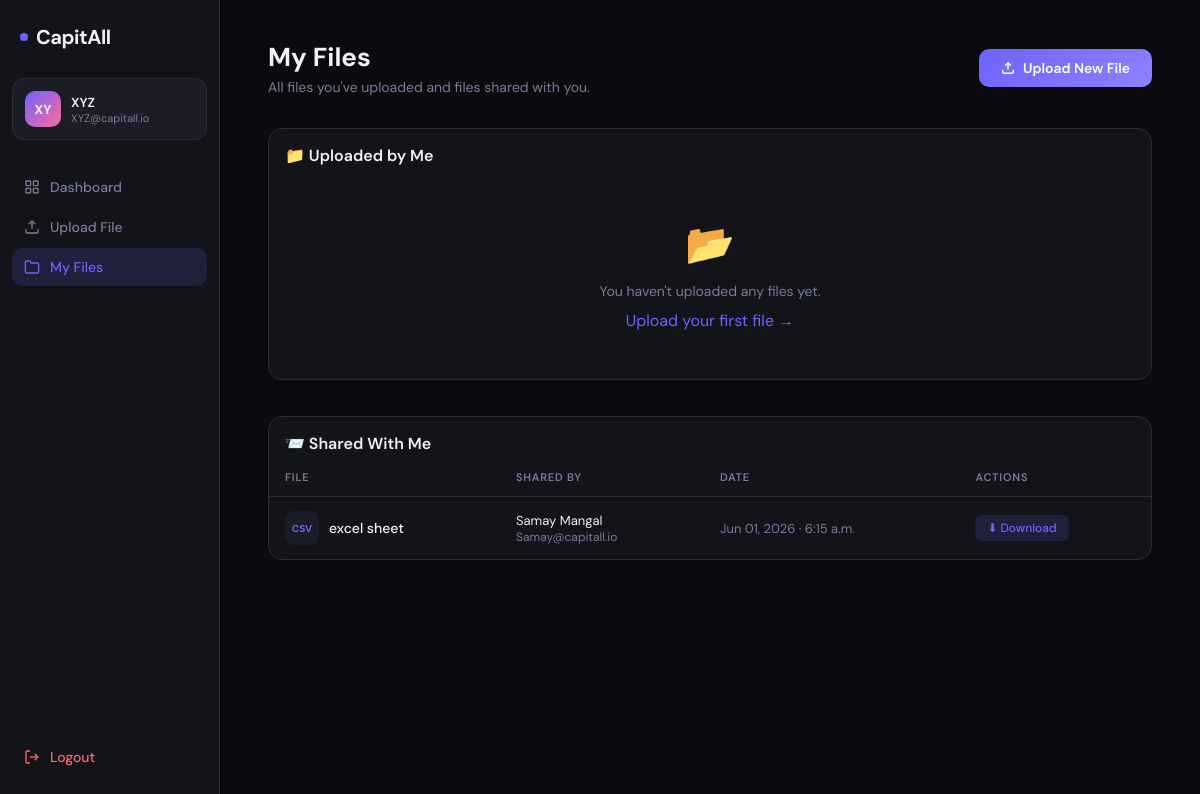
Screenshot of /files/ (signed in) with the database file from the repository.
### work/models.py (models this page shows, shortened)
class SharedFile(models.Model):
    title        = models.CharField(max_length=255)
    file         = models.FileField(upload_to=upload_to)
    uploaded_by  = models.ForeignKey(User, on_delete=models.CASCADE, related_name='uploaded_files')
    shared_with  = models.ManyToManyField(User, blank=True, related_name='received_files')
    uploaded_at  = models.DateTimeField(auto_now_add=True)
    description  = models.TextField(blank=True)
    def filename(self):
        return os.path.basename(self.file.name)

### work/views.py (the view)
# urls.py: path('files/',            views.file_list,         name='file_list'),
@login_required
def file_list(request):
    my_files       = SharedFile.objects.filter(uploaded_by=request.user)
    shared_with_me = SharedFile.objects.filter(shared_with=request.user)
    return render(request, 'files.html', {
        'my_files':       my_files,
        'shared_with_me': shared_with_me,
        'user_name':      request.session.get('user_name'),
        'user_email':     request.session.get('user_email'),
    })

### work/templates/files.html (shortened to what this page needs)
<!DOCTYPE html>
<html lang="en">
<head>
</head>
<body>
<aside class="sidebar">
  <a href="{% url 'dashboard' %}" class="logo">
    <div class="logo-dot"></div>
    CapitAll
  </a>
  <div class="user-card">
    <div class="avatar">{{ user_name|slice:":2"|upper }}</div>
    <div class="user-info">
      <div class="name">{{ user_name }}</div>
      <div class="email">{{ user_email }}</div>
    </div>
  </div>
  <nav>
    <a href="{% url 'dashboard' %}" class="nav-item">
      <svg fill="none" stroke="currentColor" stroke-width="2" viewBox="0 0 24 24"><rect x="3" y="3" width="7" height="7" rx="1"/><rect x="14" y="3" width="7" height="7" rx="1"/><rect x="3" y="14" width="7" height="7" rx="1"/><rect x="14" y="14" width="7" height="7" rx="1"/></svg>
      Dashboard
    </a>
    <a href="{% url 'upload_file' %}" class="nav-item">
      <svg fill="none" stroke="currentColor" stroke-width="2" viewBox="0 0 24 24"><path d="M21 15v4a2 2 0 0 1-2 2H5a2 2 0 0 1-2-2v-4"/><polyline points="17 8 12 3 7 8"/><line x1="12" y1="3" x2="12" y2="15"/></svg>
      Upload File
    </a>
    <a href="{% url 'file_list' %}" class="nav-item active">
      <svg fill="none" stroke="currentColor" stroke-width="2" viewBox="0 0 24 24"><path d="M22 19a2 2 0 0 1-2 2H4a2 2 0 0 1-2-2V5a2 2 0 0 1 2-2h5l2 3h9a2 2 0 0 1 2 2z"/></svg>
      My Files
    </a>
  </nav>
  <a href="{% url 'logout' %}" class="logout">
    <svg width="16" height="16" fill="none" stroke="currentColor" stroke-width="2" viewBox="0 0 24 24"><path d="M9 21H5a2 2 0 0 1-2-2V5a2 2 0 0 1 2-2h4"/><polyline points="16 17 21 12 16 7"/><line x1="21" y1="12" x2="9" y2="12"/></svg>
    Logout
  </a>
</aside>
<main class="main">
  <div class="page-header">
    <div>
      <h1>My Files</h1>
      <p>All files you've uploaded and files shared with you.</p>
    </div>
    <a href="{% url 'upload_file' %}" class="btn-primary">
      <svg width="14" height="14" fill="none" stroke="currentColor" stroke-width="2.5" viewBox="0 0 24 24"><path d="M21 15v4a2 2 0 0 1-2 2H5a2 2 0 0 1-2-2v-4"/><polyline points="17 8 12 3 7 8"/><line x1="12" y1="3" x2="12" y2="15"/></svg>
      Upload New File
    </a>
  </div>
  <div class="file-table-wrap">
    <div class="section-title">📁 Uploaded by Me</div>
    {% if my_files %}
    <table class="file-table">
      <thead>
        <tr>
          <th>File</th>
          <th>Uploaded</th>
          <th>Status</th>
          <th>Actions</th>
        </tr>
      </thead>
      <tbody>
        {% for f in my_files %}
        <tr>
          <td>
            <div class="file-name-cell">
              <span class="file-ext">{{ f.filename|slice:"-3:" }}</span>
              <div>
                <div class="file-title">{{ f.title }}</div>
                {% if f.description %}<div class="file-desc">{{ f.description|truncatechars:60 }}</div>{% endif %}
              </div>
            </div>
          </td>
          <td style="color:var(--muted);font-size:13px;">{{ f.uploaded_at|date:"M d, Y · g:i a" }}</td>
          <td>
            {% if f.shared_with.count > 0 %}
              <span class="badge shared">🔗 Shared with {{ f.shared_with.count }} user{{ f.shared_with.count|pluralize }}</span>
            {% else %}
              <span class="badge private">🔒 Private</span>
            {% endif %}
          </td>
          <td>
            <div class="btn-group">
              <a href="{{ f.file.url }}" download class="action-btn download">⬇ Download</a>
              <a href="{% url 'share_file' f.pk %}" class="action-btn share">🔗 Share</a>
              <a href="{% url 'delete_file' f.pk %}" class="action-btn delete" onclick="return confirm('Delete \'{{ f.title }}\'? This cannot be undone.')">🗑 Delete</a>
            </div>
          </td>
        </tr>
        {% endfor %}
      </tbody>
    </table>
    {% else %}
    <div class="empty">
      <div class="empty-icon">📂</div>
      <p>You haven't uploaded any files yet.</p>
      <a href="{% url 'upload_file' %}">Upload your first file →</a>
    </div>
    {% endif %}
  </div>
  <div class="file-table-wrap">
    <div class="section-title">📨 Shared With Me</div>
    {% if shared_with_me %}
    <table class="file-table">
      <thead>
        <tr>
          <th>File</th>
          <th>Shared By</th>
          <th>Date</th>
          <th>Actions</th>
        </tr>
      </thead>
      <tbody>
        {% for f in shared_with_me %}
        <tr>
          <td>
            <div class="file-name-cell">
              <span class="file-ext">{{ f.filename|slice:"-3:" }}</span>
              <div>
                <div class="file-title">{{ f.title }}</div>
              </div>
            </div>
          </td>
          <td style="font-size:13px;">
            <div>{{ f.uploaded_by.get_full_name|default:f.uploaded_by.username }}</div>
            <div style="color:var(--muted);font-size:12px;">{{ f.uploaded_by.email }}</div>
          </td>
          <td style="color:var(--muted);font-size:13px;">{{ f.uploaded_at|date:"M d, Y · g:i a" }}</td>
          <td>
            <a href="{{ f.file.url }}" download class="action-btn download">⬇ Download</a>
          </td>
        </tr>
        {% endfor %}
      </tbody>
    </table>
    {% else %}
    <div class="empty">
      <div class="empty-icon">📬</div>
      <p>No files have been shared with you yet.</p>
    </div>
    {% endif %}
  </div>
</main>
</body>
</html>

### work/templates/files.html (style rules this page uses)
*, *::before, *::after { box-sizing: border-box; margin: 0; padding: 0; }
:root { --bg:#0a0a0f; --surface:#13131a; --surface2:#1c1c27; --border:#2a2a3a; --accent:#6c63ff; --accent2:#ff6b9d; --accent3:#00d4aa; --text:#f0f0f8; --muted:#7a7a9a; --success:#00d4aa; --danger:#ff6b6b; }
body { font-family:'DM Sans',sans-serif; background:var(--bg); color:var(--text); display:flex; min-height:100vh; }
.sidebar { width:220px; min-height:100vh; background:var(--surface); border-right:1px solid var(--border); display:flex; flex-direction:column; padding:24px 0; flex-shrink:0; position:fixed; top:0; left:0; bottom:0; overflow-y:auto; }
.logo { display:flex; align-items:center; gap:8px; padding:0 20px 28px; font-size:20px; font-weight:700; letter-spacing:-0.5px; color:var(--text); text-decoration:none; }
.logo-dot { width:8px; height:8px; background:var(--accent); border-radius:50%; flex-shrink:0; }
.user-card { margin:0 12px 28px; background:var(--surface2); border:1px solid var(--border); border-radius:12px; padding:12px; display:flex; align-items:center; gap:10px; }
.avatar { width:36px; height:36px; border-radius:10px; background:linear-gradient(135deg,var(--accent),var(--accent2)); display:flex; align-items:center; justify-content:center; font-weight:700; font-size:13px; flex-shrink:0; }
.user-info .name { font-size:13px; font-weight:600; }
.user-info .email { font-size:11px; color:var(--muted); word-break:break-all; }
nav { flex:1; padding:0 12px; }
.nav-item { display:flex; align-items:center; gap:10px; padding:10px 12px; border-radius:10px; font-size:14px; font-weight:500; color:var(--muted); transition:all .18s; margin-bottom:2px; text-decoration:none; }
.nav-item.active { background:rgba(108,99,255,.15); color:var(--accent); }
.nav-item svg { width:16px; height:16px; flex-shrink:0; }
.logout { margin:0 12px; display:flex; align-items:center; gap:10px; padding:10px 12px; border-radius:10px; font-size:14px; font-weight:500; color:var(--danger); transition:all .18s; text-decoration:none; }
.main { flex:1; margin-left:220px; padding:40px 48px; }
.page-header { display:flex; align-items:center; justify-content:space-between; margin-bottom:32px; }
.page-header h1 { font-size:26px; font-weight:700; }
.page-header p { color:var(--muted); margin-top:4px; font-size:14px; }
.btn-primary { background:linear-gradient(135deg,var(--accent),#8b83ff); border:none; color:#fff; border-radius:10px; padding:10px 22px; font-size:14px; font-weight:600; cursor:pointer; text-decoration:none; display:inline-flex; align-items:center; gap:8px; transition:opacity .15s,transform .1s; white-space:nowrap; }
.file-table-wrap { background:var(--surface); border:1px solid var(--border); border-radius:14px; overflow:hidden; margin-bottom:36px; }
.file-table { width:100%; border-collapse:collapse; }
.file-table th { font-size:11px; font-weight:600; color:var(--muted); text-transform:uppercase; letter-spacing:.07em; padding:12px 16px; text-align:left; border-bottom:1px solid var(--border); background:var(--surface); }
.file-table td { padding:14px 16px; font-size:14px; border-bottom:1px solid var(--border); vertical-align:middle; }
.file-table tr:last-child td { border-bottom:none; }
.file-name-cell { display:flex; align-items:center; gap:10px; }
.file-ext { display:inline-flex; align-items:center; justify-content:center; width:34px; height:34px; border-radius:8px; font-size:10px; font-weight:700; background:var(--surface2); color:var(--accent); flex-shrink:0; text-transform:uppercase; }
.file-title { font-weight:500; }
.action-btn { display:inline-flex; align-items:center; gap:5px; padding:5px 12px; border-radius:7px; font-size:12px; font-weight:500; text-decoration:none; transition:opacity .15s; border:none; cursor:pointer; font-family:inherit; }
.action-btn.download { background:rgba(108,99,255,.15); color:var(--accent); }
.section-title { font-size:16px; font-weight:600; padding:16px 16px 0; margin-bottom:4px; }
.empty { text-align:center; padding:48px 20px; color:var(--muted); }
.empty .empty-icon { font-size:40px; margin-bottom:12px; }
.empty p { font-size:14px; }
.empty a { color:var(--accent); text-decoration:none; margin-top:10px; display:inline-block; }

### rows the page displays
SharedFile: filename "CSV", title "excel sheet", uploaded_by.get_full_name "Samay Mangal", uploaded_by.email "Samay@capitall.io", uploaded_at "Jun 01, 2026 · 6:15 a.m."

### other values shown
{{ user_name|slice:":2"|upper }} "XY"
{{ user_name }} "XYZ"
{{ user_email }} "XYZ@capitall.io"
